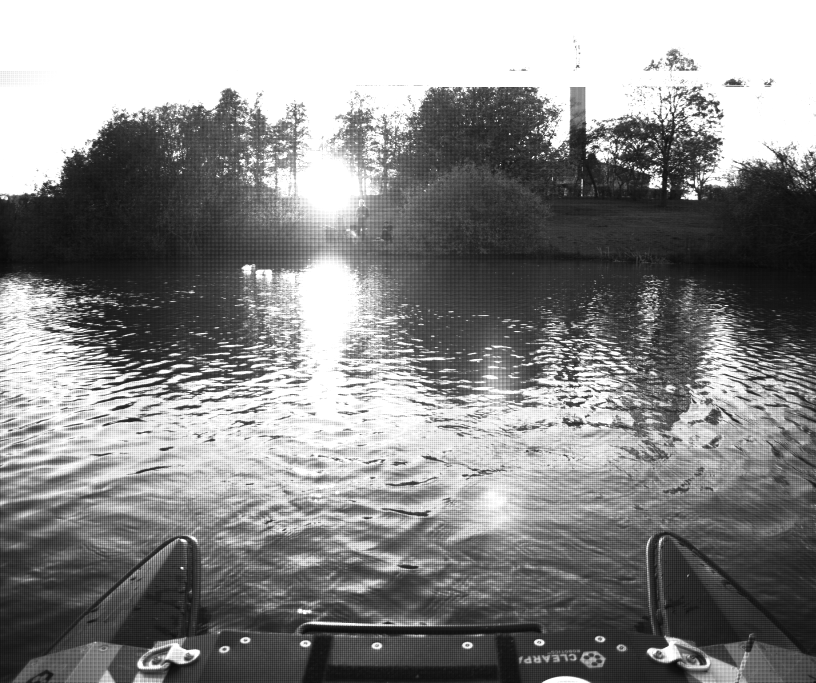
#> input picture utils/input/small_test/exp01_frame00170_raw.png, 2448 x 2048 px, given as the content of the folder ../data/rgb/images/test, which was not available (shown at 1/3 size)
$ python view_images.py
#> lines starting #> are read from the running program, lines starting #| are printed output that depends on the picture; pictures that were not available may be replaced by others from this repository, and a replacement may not be noted
import sys
import cv2
import argparse
import os
import numpy as np

image_folder = "../data/rgb/images/test"
mask_folder = "../data/masks/test"

def show_images(image_names, pred_folder):
#> called with pred_folder = '../data/rgb/images/test'
    idx = 0
    n = len(image_names)
    while 0 <= idx < n:
        image_name = image_names[idx]
        image_path = os.path.join(image_folder, image_name + ".png")
        mask_path = os.path.join(mask_folder, image_name + "_mask.png")
        pred_path = os.path.join(pred_folder, image_name + ".png")

        image = cv2.imread(image_path)
#> image is the input picture: shape (2048, 2448, 3); min 6, max 255, mean 137.3
        if image is None:
            print(f"Error: Could not open or find the image '{image_path}'")
            idx += 1
            continue

        mask = cv2.imread(mask_path, cv2.IMREAD_GRAYSCALE)
#> mask: shape (2048, 2448); min 6, max 255, mean 137.3
        if mask is None:
            print(f"Error: Could not open or find the mask '{mask_path}'")
            idx += 1
            continue

        pred = cv2.imread(pred_path, cv2.IMREAD_GRAYSCALE)
        if pred is None:
            print(f"Error: Could not open or find the prediction '{pred_path}'")
            idx += 1
            continue

        # Resize mask/pred to match image if needed
        if mask.shape[0] != image.shape[0] or mask.shape[1] != image.shape[1]:
            mask = cv2.resize(mask, (image.shape[1], image.shape[0]), interpolation=cv2.INTER_NEAREST)
        if pred.shape[0] != image.shape[0] or pred.shape[1] != image.shape[1]:
            pred = cv2.resize(pred, (image.shape[1], image.shape[0]), interpolation=cv2.INTER_NEAREST)

        # Prepare left image: RGB with mask overlay (mask in blue)
        left_img = image.copy()
        mask_binary = (mask > 0).astype("uint8") * 255
#> mask_binary: shape (2048, 2448); every value is 255
        mask_colored = cv2.merge([mask_binary, np.zeros_like(mask_binary), np.zeros_like(mask_binary)])
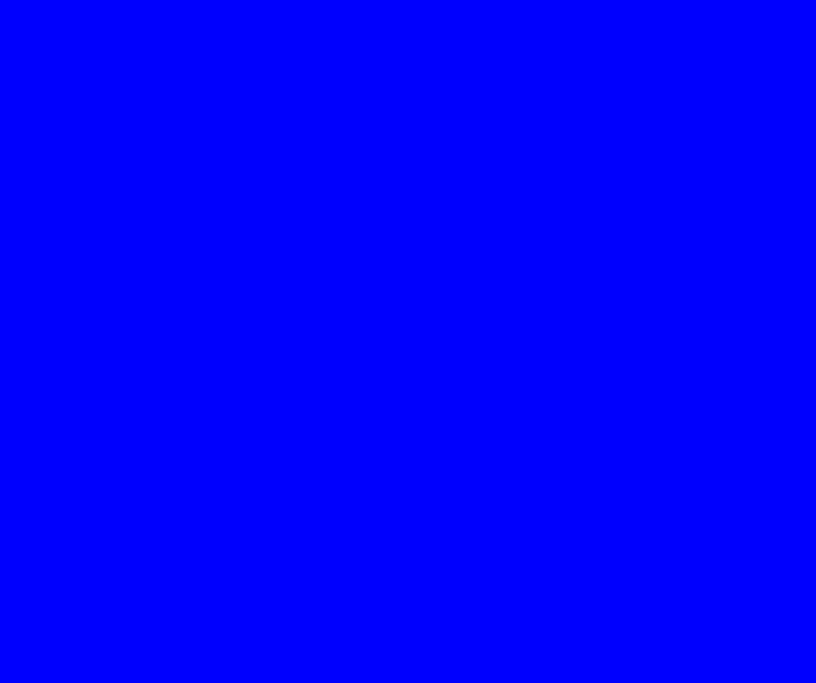
#> mask_colored: shape (2048, 2448, 3) (shown at 1/3 size); mean of channels 0, 1, 2 255, 0, 0; drawn as B, G, R
        left_img = cv2.addWeighted(left_img, 1.0, mask_colored, 0.9, 0)
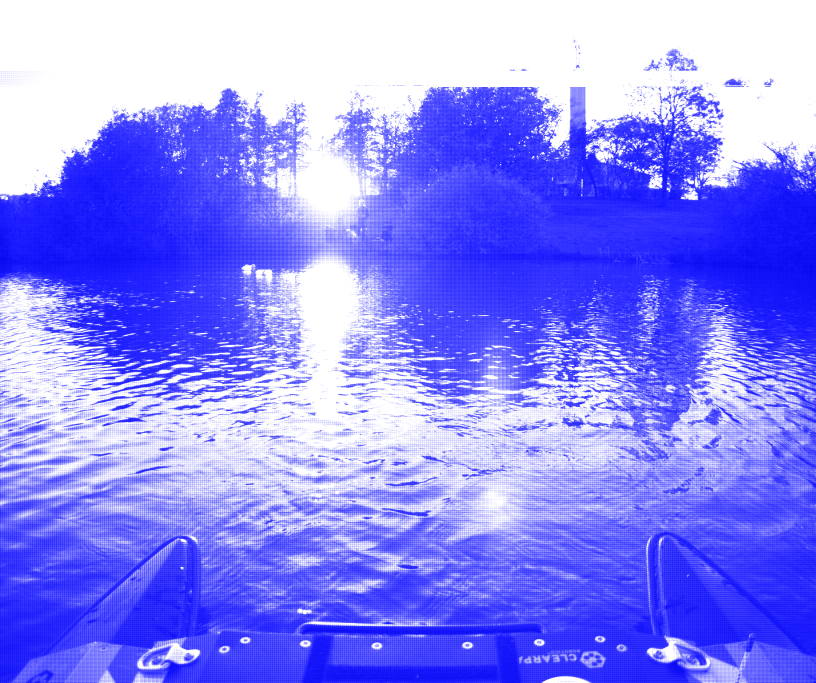
#> left_img: shape (2048, 2448, 3) (shown at 1/3 size); mean B, G, R 254.6, 137.3, 137.3

        # Prepare right image: mask (blue) + pred (red) on black
        right_img = np.zeros_like(image)
        right_img[:, :, 0] = mask_binary  # Blue
        pred_binary = (pred > 0).astype("uint8") * 255
        right_img[:, :, 2] = pred_binary  # Red
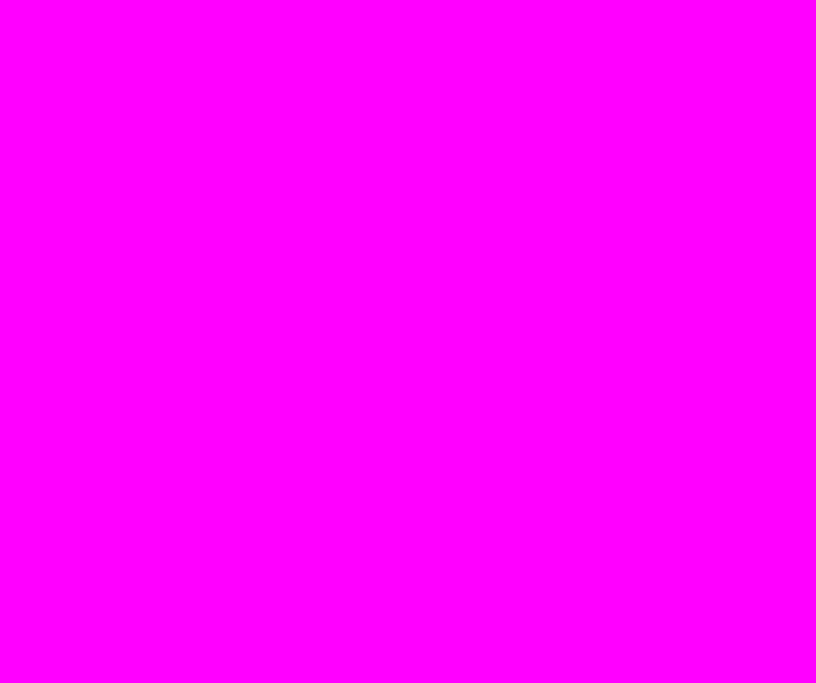
#> right_img: shape (2048, 2448, 3) (shown at 1/3 size); mean of channels 0, 1, 2 255, 0, 255; drawn as B, G, R

        # Concatenate left and right images
        concat_img = cv2.hconcat([left_img, right_img])
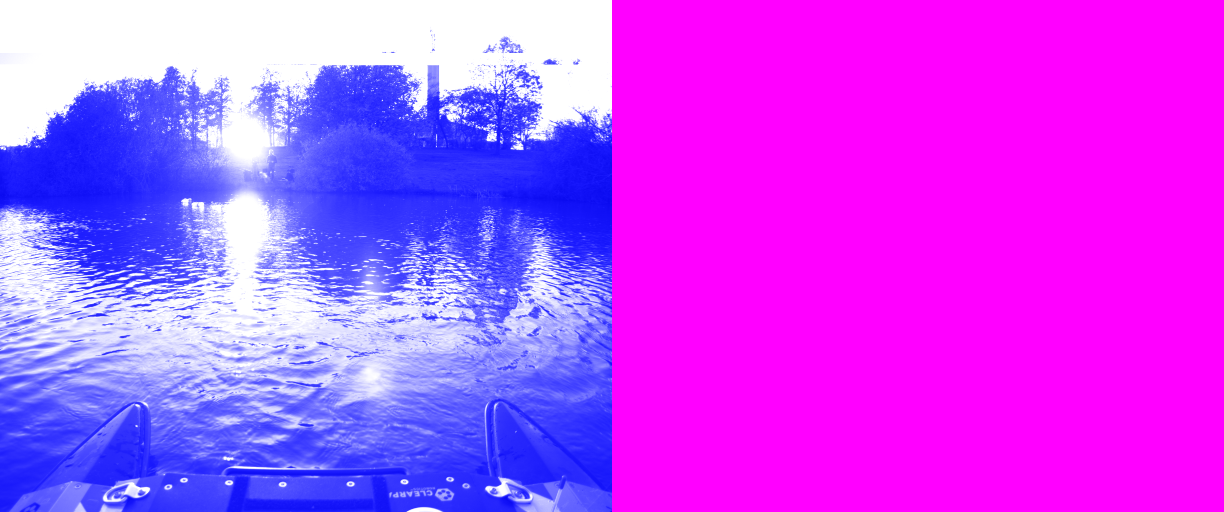
#> concat_img: shape (2048, 4896, 3) (shown at 1/4 size); mean B, G, R 254.8, 68.7, 196.2
        cv2.imshow('View Predictions', concat_img)
        key = cv2.waitKey(0)
#> (key Esc is pressed here)
        if key == 27:  # ESC to exit early
            break
        elif key == 81 or key == ord('a'):  # Left arrow or 'a'
            idx -= 1
        elif key == 83 or key == ord('d'):  # Right arrow or 'd'
            idx += 1
        else:
            idx += 1  # Default: next image
    cv2.destroyAllWindows()

def main():
    parser = argparse.ArgumentParser(description="View image, mask, and prediction overlays by image name.")
    parser.add_argument("image_name", nargs="?", default=None, help="Image name without extension (e.g., exp05_frame042323)")
    parser.add_argument("--pred_folder", default="../data/rgb/images/test",
                        help="Folder containing prediction images (default: ../data/rgb/images/test)")
    args = parser.parse_args()

    if args.image_name is not None:
        image_names = [args.image_name]
    else:
        # List all .png files in pred_folder, strip extension
        image_names = [os.path.splitext(f)[0] for f in os.listdir(args.pred_folder) if f.endswith(".png")]
        image_names.sort()

    if not image_names:
        print("No images found to display.")
        sys.exit(1)

    show_images(image_names, args.pred_folder)

if __name__ == "__main__":
    main()
